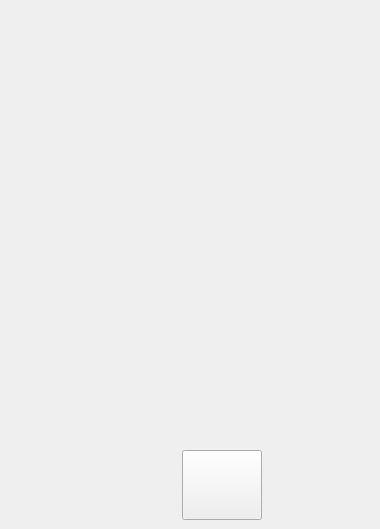
                 <widget class="QWidget" name="widget_62" native="true">
                  <property name="sizePolicy">
                   <sizepolicy hsizetype="Fixed" vsizetype="Preferred">
                    <horstretch>0</horstretch>
                    <verstretch>0</verstretch>
                   </sizepolicy>
                  </property>
                  <property name="minimumSize">
                   <size>
                    <width>380</width>
                    <height>0</height>
                   </size>
                  </property>
                  <widget class="QLabel" name="label_19">
                   <property name="geometry">
                    <rect>
                     <x>159</x>
                     <y>43</y>
                     <width>128</width>
                     <height>450</height>
                    </rect>
                   </property>
                   <property name="sizePolicy">
                    <sizepolicy hsizetype="Preferred" vsizetype="Preferred">
                     <horstretch>0</horstretch>
                     <verstretch>0</verstretch>
                    </sizepolicy>
                   </property>
                   <property name="text">
                    <string/>
                   </property>
                   <property name="pixmap">
                    <pixmap resource="../resources.qrc">:/images/touch_probe.png</pixmap>
                   </property>
                   <property name="scaledContents">
                    <bool>true</bool>
                   </property>
                  </widget>
                  <widget class="HalLedIndicator" name="probe_led" native="true">
                   <property name="geometry">
                    <rect>
                     <x>213</x>
                     <y>333</y>
                     <width>20</width>
                     <height>20</height>
                    </rect>
                   </property>
                   <property name="sizePolicy">
                    <sizepolicy hsizetype="Fixed" vsizetype="Fixed">
                     <horstretch>0</horstretch>
                     <verstretch>0</verstretch>
                    </sizepolicy>
                   </property>
                   <property name="diameter" stdset="0">
                    <number>20</number>
                   </property>
                   <property name="color" stdset="0">
                    <color>
                     <red>44</red>
                     <green>41</green>
                     <blue>255</blue>
                    </color>
                   </property>
                   <property name="state" stdset="0">
                    <bool>false</bool>
                   </property>
                   <property name="pinBaseName" stdset="0">
                    <string>probe-led</string>
                   </property>
                  </widget>
                  <widget class="HalButton" name="halbutton">
                   <property name="geometry">
                    <rect>
                     <x>182</x>
                     <y>450</y>
                     <width>80</width>
                     <height>70</height>
                    </rect>
                   </property>
                   <property name="sizePolicy">
                    <sizepolicy hsizetype="Fixed" vsizetype="Fixed">
                     <horstretch>0</horstretch>
                     <verstretch>0</verstretch>
                    </sizepolicy>
                   </property>
                   <property name="styleSheet">
                    <string notr="true">.HalButton{
background: transparent;
border: none;
}</string>
                   </property>
                   <property name="text">
                    <string/>
                   </property>
                   <property name="flat">
                    <bool>false</bool>
                   </property>
                   <property name="pinBaseName" stdset="0">
                    <string>probe-in</string>
                   </property>
                  </widget>
                 </widget>
